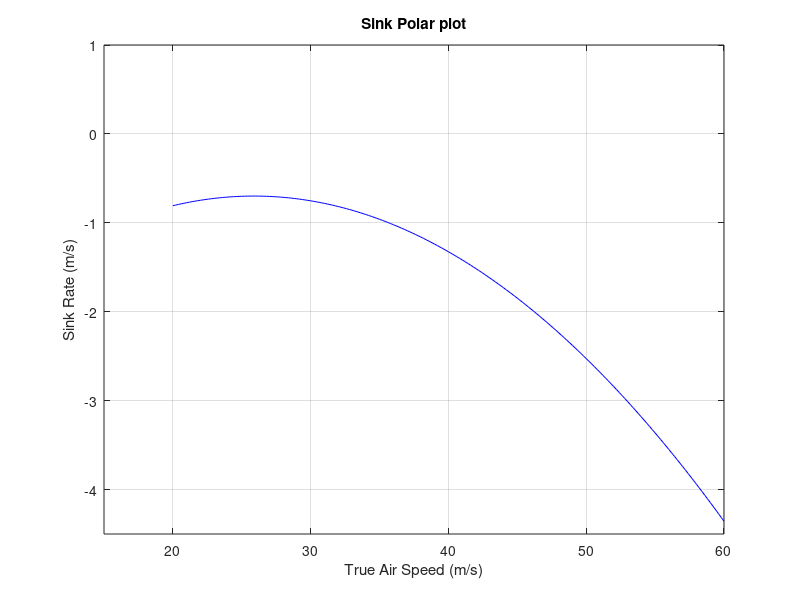

Here is the MATLAB script that generated this plot:
load('SR_Air_Speed.mat')

% Find length of variables
fnl=length(SR_Air_Speed);

% Extract sink rate and TAS from .mat file
Sink_real = SR_Air_Speed(:,1);
Vel_real = SR_Air_Speed(:,2);

%Initialize counter to count for negative sink rate measurements
counter = 1;


% Extract only sink rate and TAS when sink rate is negative
for i=1:fnl % Analyzing all samples
        if( Sink_real(i) < 0 )
                TAS_SR_Points_real(1,counter) = Vel_real(i);
                TAS_SR_Points_real(2,counter) = Sink_real(i);
                counter = counter + 1;
        end
end

% Get polynomial based on linear least squares fit from selected data
polynomial_Vel_real = polyfit(TAS_SR_Points_real(1,:),TAS_SR_Points_real(2,:),2);

% Get the curve with the polynomial obtained
SR_fitted_real = polyval(polynomial_Vel_real,20:0.2:60);


% Plot curve approximated with polynomial
figure()
plot(20:0.2:60,SR_fitted_real,'b')
axis ([15 60 -4.5 1])
grid on
hold on
xlabel('True Air Speed (m/s)')
ylabel('Sink Rate (m/s)')
title('Sink Polar plot')

